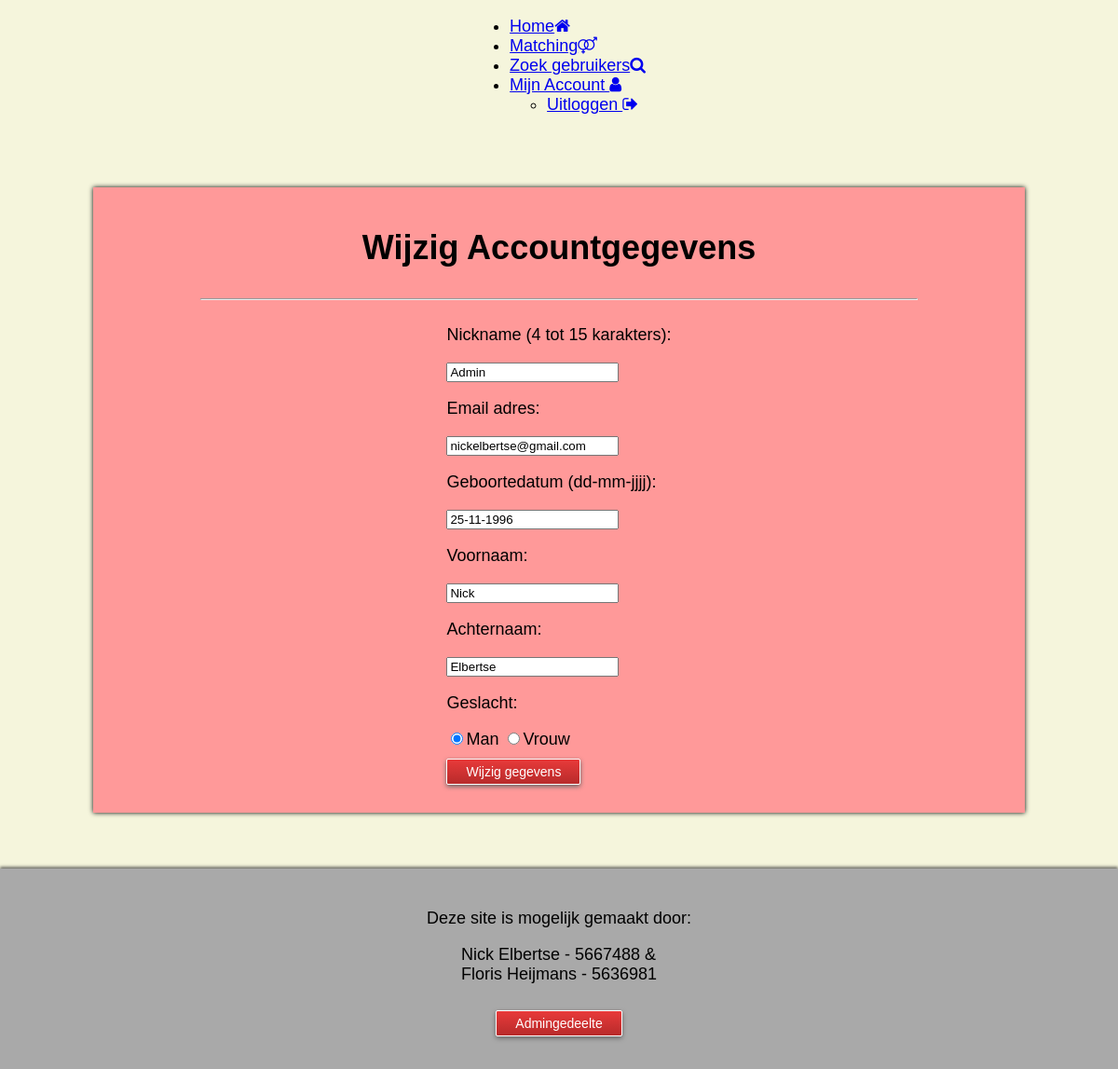
/index.php/user/wijzigAccount (signed in), run on the app's committed database.
### tables this page shows
CREATE TABLE 'Users' (UserID INTEGER PRIMARY KEY AUTOINCREMENT NOT NULL, Nickname STRING, Voornaam VARCHAR, Achternaam VARCHAR, Email STRING, Geslacht BOOLEAN, Geboortedatum DATE, 'MailValid' BOOLEAN DEFAULT 0, 'PassHash' TEXT, 'Beschrijving' TEXT DEFAULT 'Ik ben.....', 'admin' BOOLEAN DEFAULT 0);

### application/controllers/User.php (called while the page is built, shortened)
<?php
class User extends MY_Controller {
    public function wijzigAccount(){
        $UserID = $_SESSION['UserID'];
        $data['nick'] = '';
        $data['voornaam'] = '';
        $data['achternaam'] = '';
        $data['email'] = '';
        $data['geslacht'] = '';
        $data['geboortedatum'] = '';
        foreach($this->User_model->getUserById($UserID) as $row){
            $data['nick'] = $row['Nickname'];
            $data['voornaam'] = $row['Voornaam'];
            $data['achternaam'] = $row['Achternaam'];
            $data['email'] = $row['Email'];
            $data['geslacht'] = $row['Geslacht'];
            $data['geboortedatum'] = $row['Geboortedatum'];
        }
        $data['title'] = "Account wijzigen";
        $this->load->view('header.php', $data);
        $this->load->view('menubalk.php');
        $this->load->view('wijzig_account.php', $data);
        $this->load->view('footer.php');
    }
}?>

### index.php (called while the page is built, shortened)
<?php
require_once BASEPATH.'core/CodeIgniter.php';

### application/models/User_model.php (called while the page is built, shortened)
<?php
class User_model extends CI_Model{
    public function getUserById($ID){
        $sql = "SELECT * FROM Users WHERE UserID = ?";
        $query = $this->db->query($sql, array($ID));
        return $query->result_array();
    }
}
?>

### application/views/wijzig_account.php (the view)
<div class="content">
    <h1>Wijzig Accountgegevens</h1>
    <hr width="80%">
    <?php echo form_open('User/wijzigAccountForm'); ?>
        <p>Nickname (4 tot 15 karakters):</p>
        	<input maxlength="80" type="text" name="nick" value="<?php echo set_value('nick', $nick); ?>">
        <p class="layout_text"> Email adres:</p>
        	<input maxlength="80" type="email" name="email" value="<?php echo set_value('email', $email); ?>" >
        <p>Geboortedatum (dd-mm-jjjj):</p>
        	<input type="text" name="geboortedatum" value="<?php echo set_value('geboortedatum', $geboortedatum); ?>">
        <p>Voornaam:</p>
        	<input maxlength="80" type="text" name="voornaam" value="<?php echo set_value('voornaam', $voornaam); ?>" >
        <p>Achternaam:</p>
        	<input maxlength="80" type="text" name="achternaam" value="<?php echo set_value('achternaam', $achternaam); ?>">
        <p>Geslacht:</p>
        	<div class="geslacht">
            	<input type="radio" name="geslacht" value="M" placeholder="Man" <?php if($geslacht == 'M'){echo 'checked';}?>>Man
        		<input type="radio" name="geslacht" value="V" placeholder="Vrouw" <?php if($geslacht == 'V'){echo 'checked';}?>>Vrouw
            </div>
        	<input type="submit" class="verzendknop margin_top_20" value="Wijzig gegevens">
        </form>
</div>

### application/views/header.php (shortened to what this page needs)
<!DOCTYPE html>
<html xmlns="http://www.w3.org/1999/xhtml">
	<head>
		<link rel="stylesheet" href="<?php echo base_url('css/menubalk.css') ?>">
        <link rel="stylesheet" href="<?php echo base_url('css/style.css') ?>">
        <link rel="stylesheet" href="https://maxcdn.bootstrapcdn.com/font-awesome/4.5.0/css/font-awesome.min.css">
        <link rel="stylesheet" href="/resources/demos/style.css">
        <link rel="stylesheet" href="//code.jquery.com/ui/1.11.4/themes/smoothness/jquery-ui.css">
	</head>
    <body>

### application/views/menubalk.php (shortened to what this page needs)
<div class="menubalk">
    <ul class="menubalk_lijst">
        <li class="menublokken">
            <a class="menulinks" href="<?php echo base_url('') ?>">Home<i class="margin_top_2 margin_left_10 fa fa-home"></i></a>
        </li>
        <li class="menublokken">
            <a class="menulinks" href="<?php echo base_url('index.php/Matching/') ?>">Matching<i class="margin_top_4 margin_left_10 fa fa-venus-mars"></i></a>
        </li>
        <li class="menublokken">
            <a class="menulinks" href="<?php echo base_url('index.php/Zoeken/') ?>">Zoek gebruikers<i class="margin_top_2 margin_left_10 fa fa-search"></i></a>
        </li>
        <li class="menublokken">
            <a class="menulinks" onmouseover="displayDropdown()" onmouseleave="hideDropdown()" href="<?php
            if (isset($_SESSION["ingelogd"])){
                if ($_SESSION["ingelogd"] == TRUE){
                    echo base_url('index.php/User');
                }
                else{
                    echo base_url('index.php/Login');
                }
            }
            else{
                echo base_url('index.php/Login');
            }
            ?> ">
            <?php
            if (isset($_SESSION["ingelogd"])){
                if ($_SESSION["ingelogd"] == TRUE){
                    echo 'Mijn Account <i class="margin_top_2 margin_left_10 fa fa-user"></i>';
                }
                else {
                    echo 'Inloggen <i class="margin_top_4 margin_left_10 fa fa-sign-in"></i>';
                }
            }
            else{
                echo 'Inloggen <i class="margin_top_4 margin_left_10 fa fa-sign-in"></i>';
            }
            ?>
            </a>
            <?php
            if (isset($_SESSION["ingelogd"])){
                if ($_SESSION["ingelogd"] == TRUE){
                    echo
                    '<ul class="dropdown_menu" id="overig" onmouseover="displayDropdown()" onmouseleave="hideDropdown()">
                        <li class="menublokken_dropdown">
                            <a class="menulinks" href="';
                    echo base_url('index.php/Login/logUit');
                    echo '">Uitloggen <i class="margin_top_4 margin_left_10 fa fa-sign-out"></i></a>
                        </li>
                    </ul>';
                }
            }
            ?>
        </li>
    </ul>
</div>

### application/views/footer.php
    <div class="footer">
            <p>Deze site is mogelijk gemaakt door:</p>
            <p class="margin_top_0">Nick Elbertse - 5667488 &<br/> Floris Heijmans - 5636981</p>
        <form method="post" action="<?php echo base_url('index.php/Admin/index'); ?>">
        <input type="submit" class="verzendknop" value="Admingedeelte">
        </form>
    </div>
    </body>
</html>

### css/style.css (style rules this page uses)
body { font-family: Quicksand Light, sans-serif; font-size: 18px; margin: 0px; background: beige; display: flex; justify-content: center; flex-direction: column; align-items: center; }
.content { width: 80%; background: #FF9999; display: flex; flex-direction: column; justify-content: center; align-items: center; margin: 60px 0px; padding: 20px; box-shadow: 0px 0px 5px; }
.footer { width: 100%; background: darkgray; display: flex; flex-direction: column; justify-content: center; align-items: center; padding: 25px 0px; box-shadow: 0px -2px 3px 0px rgba(66,66,66,0.75); }
.margin_top_0 { margin-top: 0px; }
.verzendknop { background: #e83a3a; background: -webkit-linear-gradient(top, #e83a3a, #b82b2b); background: -moz-linear-gradient(top, #e83a3a, #b82b2b); background: -ms-linear-gradient(top, #e83a3a, #b82b2b); background: -o-linear-gradient(top, #e83a3a, #b82b2b); background: linear-gradient(to bottom, #e83a3a, #b82b2b); border: 1px solid; -webkit-border-radius: 2; -moz-border-radius: 2; border-radius: 2px; -webkit-box-shadow: 0px 2px 5px #666666; -moz-box-shadow: 0px 2px 5px #666666; box-shadow: 0px 2px 5px #666666; font-family: inherit; color: #ffffff; font-size: 14px; padding: 5px 20px 5px 20px; margin: 10px 0px; text-decoration: none; -webkit-transition-duration: 0.3s; transition-duration: 0.3s; -webkit-transition-property: all; transition-property: all; }

### data on the page
users: nick "Admin", email "nickelbertse@gmail.com", geboortedatum "25-11-1996", voornaam "Nick", achternaam "Elbertse", Geslacht "☑"
